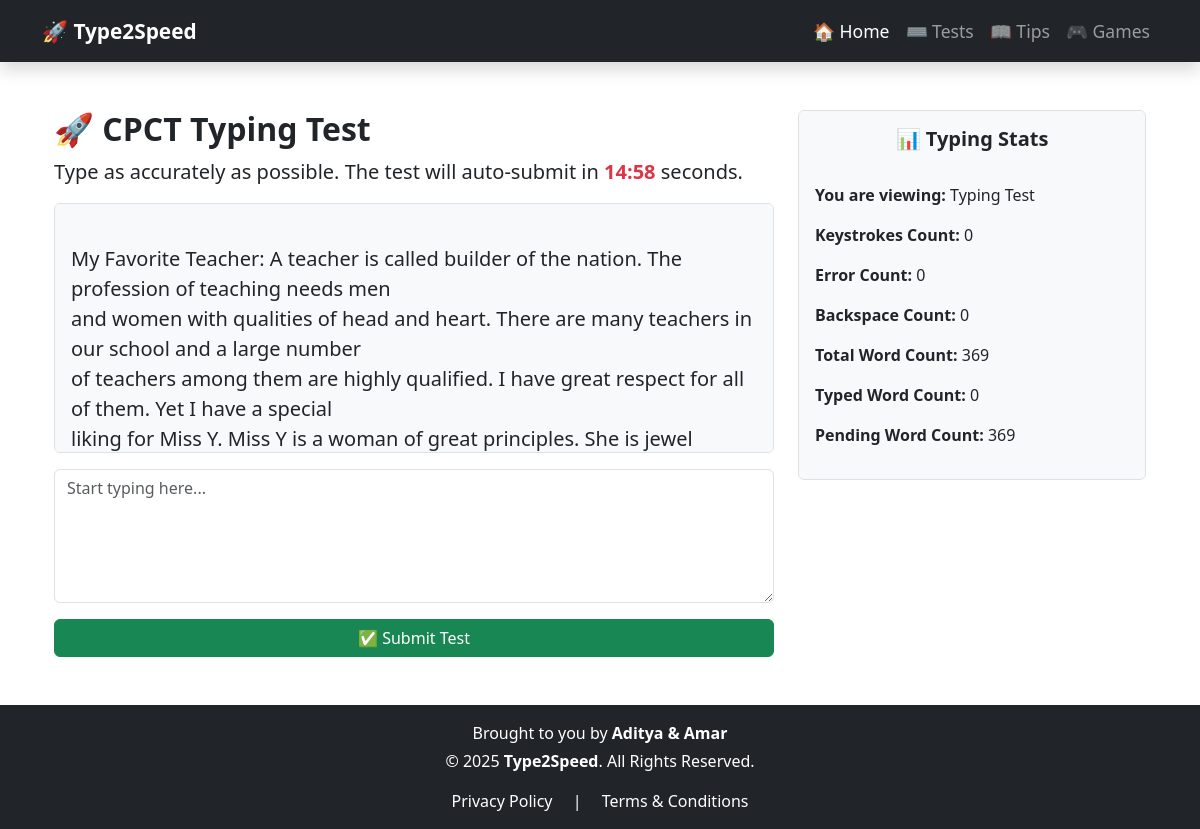
The app's page /typing-test/CPCT/?language=english with its own data.
### typing_app/models.py (models this page shows, shortened)
class ExamType(models.Model):
    name = models.CharField(max_length=50, unique=True)  # ✅ Now dynamically adding exams
    instructions = models.TextField(
        help_text="Instructions for this exam type",
        blank=True,
        null=True
    )

class ExamContent(models.Model):
    exam_types = models.ManyToManyField('ExamType', related_name="exam_contents")  # ✅ Many-to-Many Relationship
    passage = models.TextField(help_text="Typing passage for the test", blank=True)
    passage_english = models.TextField(blank=True, null=True)  # English passage (CPCT)
    passage_hindi = models.TextField(blank=True, null=True)
    duration = models.IntegerField(default=15, help_text="Duration in minutes")  # ✅ Custom duration
    created_at = models.DateTimeField(auto_now_add=True)

### typing_app/views.py (the view)
# urls.py: path('typing-test/<str:exam_type>/', typing_test_view, name="typing-test"),
def typing_test_view(request, exam_type, passage_id=None, language="english"):
    if passage_id:
        exam_content = get_object_or_404(ExamContent, id=passage_id)
    else:
        if exam_type == "PRACTISE":
            language = request.GET.get("language", "english")  # ✅ Get language from URL
            print("Language in practis",language)
            selected_duration = int(request.GET.get("duration", 10))  # ✅ Get duration from URL
            print(f"Fetching PRACTISE passages for {language} with {selected_duration} minutes")
            if language == "english":
                exam_contents = ExamContent.objects.filter(
                    exam_types__name=exam_type,
                    duration=selected_duration
                ).exclude(passage_english__isnull=True).exclude(passage_english="")
            else:  # Hindi case
                exam_contents = ExamContent.objects.filter(
                    exam_types__name=exam_type,
                    duration=selected_duration
                ).exclude(passage_hindi__isnull=True).exclude(passage_hindi="")
        else:
            print(f"Fetching passages for {exam_type} (Using passage_english only)")
            exam_contents = ExamContent.objects.filter(
                exam_types__name=exam_type
            ).exclude(passage_english__isnull=True).exclude(passage_english="")
        print(f"Total passages found: {exam_contents.count()} for {exam_type}")
        if exam_contents.exists():
            if exam_contents.count() > 1:
                exam_content = random.choice(list(exam_contents))  # ✅ Ensure random.choice gets a list
            else:
                exam_content = exam_contents.first()
        else:
            print(f"⚠️ No passages found for PRACTISE - {language} - {selected_duration}")
            return render(request, "typing_app/error.html", {
                "message": f"No passage found for {exam_type} in {language} with {selected_duration} minutes."
            }, status=404)
    if exam_type != "PRACTISE":
        selected_duration = exam_content.duration
    if language == "hindi":
        passage = exam_content.passage_hindi
        print("This is hindi")
        print(passage)
    else:
        passage = exam_content.passage_english
    return render(request, "typing_app/typing_test.html", {
        "exam_type": exam_type,
        "passage": passage,
        "language": language,
        "duration": selected_duration,  # ✅ Pass correct duration from the passage
    })

### typing_app/templates/typing_app/typing_test.html (shortened to what this page needs)
{% extends 'typing_app/base.html' %}
{% block content %}
<div class="container my-4">
  <div class="row">
    <div class="col-md-8 {% if exam_type == 'CGL' or exam_type == 'CHSL' %} cgl-chsl {% endif %}">
      <h2 class="fw-bold">🚀 {{ exam_type|default:"Unknown" }} Typing Test</h2>
      <p class="lead">
        Type as accurately as possible. The test will auto-submit in
        <span id="timer" class="fw-bold text-danger">20</span> seconds.
      </p>
      <div id="passageContainer" class="passage-container mt-3 p-3 border rounded bg-light" data-passage="{{ passage }}">
        <p id="passageText" class="fs-5">{{ passage }}</p>
      </div>
      <textarea
        id="userInput"
        class="form-control typing-box mt-3"
        rows="5"
        placeholder="Start typing here..."
        oninput="trackTyping()"
        autofocus
      ></textarea>
      <button class="btn btn-success mt-3 w-100" onclick="submitResult()">
        ✅ Submit Test
      </button>
    </div>
    {% if exam_type == "CPCT" or exam_type == "PRACTISE" %}
    <div class="col-md-4">
      <div class="stats-box p-3 border rounded bg-light">
        <h5 class="fw-bold text-center">📊 Typing Stats</h5>
        <br>
        <p><strong>You are viewing:</strong> Typing Test</p>
        <p>
          <strong>Keystrokes Count:</strong> <span id="keystrokesCount">0</span>
        </p>
        <p><strong>Error Count:</strong> <span id="errorCount">0</span></p>
        <p>
          <strong>Backspace Count:</strong> <span id="backspaceCount">0</span>
        </p>
        <p>
          <strong>Total Word Count:</strong>
          <span id="totalWordCount">{{ passage|wordcount }}</span>
        </p>
        <p>
          <strong>Typed Word Count:</strong> <span id="typedWordCount">0</span>
        </p>
        <p>
          <strong>Pending Word Count:</strong>
          <span id="pendingWordCount">{{ passage|wordcount }}</span>
        </p>
      </div>
    </div>
    {% endif %}
  </div>
</div>
{% endblock %}

### typing_app/templates/typing_app/base.html (style rules this page uses)
html, body { height: 100%; display: flex; flex-direction: column; }
.container { flex: 1; }

### typing_app/templates/typing_app/typing_test.html (style rules this page uses)
.passage-container { max-height: 250px; overflow-y: auto; background: #f8f9fa; padding: 15px; border-radius: 10px; border: 2px solid #ddd; white-space: pre-line; }
.typing-box { max-height: 150px; overflow-y: auto; }
.stats-box { border-left: 4px solid #007bff; padding: 15px; background: #f8f9fa; border-radius: 10px; position: sticky; top: 20px; }

### records on screen
ExamType: name "CPCT"
ExamContent: passage_english "My Favorite Teacher: A teacher is called builder of the nation. The profession of teaching needs men and women with qualities of head and heart. There are many teachers in our school and a large number of teachers among them are highly qualified. I have great respect for all of them. Yet I have a special liking for Miss Y. Miss Y is a woman of great principles. She is jewel…", passage_english "369"
